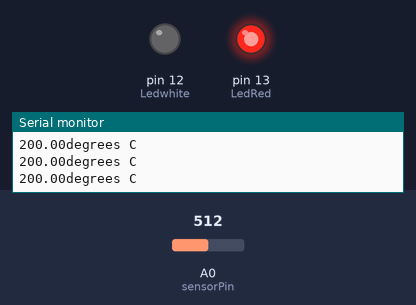
Recording of a sketch running on a simulated Arduino Uno, built with avr-gcc and run on an emulated ATmega328P. Parts: output pins drawn as LEDs (lit = HIGH), the last lines printed to the serial monitor. The inputs (shaded band) are chosen by the test bench; at power-on: A0 (sensorPin) = 512.

Above: at 1.3 s.
1.4 s: A0 (sensorPin) set to 180
2.9 s: A0 (sensorPin) set to 169
At 3.7 s:
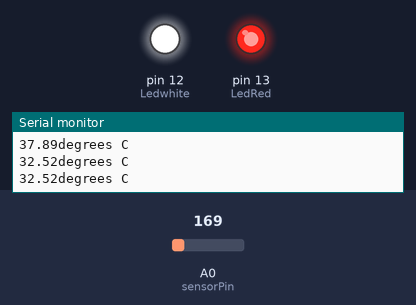
4.5 s: A0 (sensorPin) set to 122
At 5.7 s:
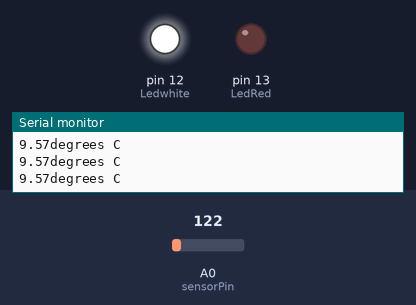
6.0 s: A0 (sensorPin) set to 306
At 7.1 s:
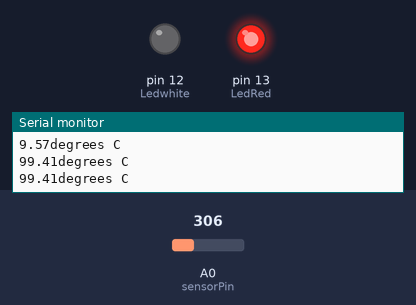
7.6 s: A0 (sensorPin) set to 0
At 8.2 s:
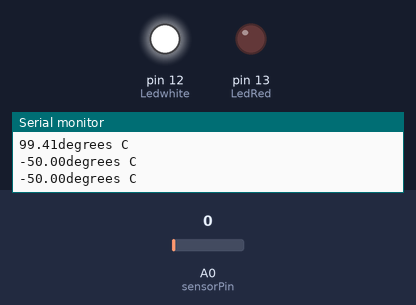
Timing chart, 0 to 10.1 s (numbered marks = the images above; inputs shaded):
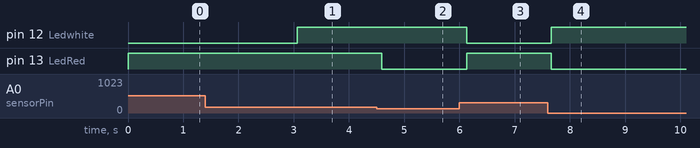

The sketch:

temperature-led-range.ino
```cpp
int sensorPin = 0;
int LedRed = 13;
int Ledwhite = 12;

float high = 33;
float mid = 29;

void setup()
{
pinMode(LedRed, OUTPUT);
pinMode(Ledwhite, OUTPUT);
Serial.begin(9600);

}

void loop() {
  // put your main code here, to run repeatedly:
int reading = analogRead(sensorPin);
float voltage = reading*5.0;
voltage/= 1024.0;

float temperatureC = (voltage-0.5)*100;
Serial.print(temperatureC);
Serial.println("degrees C");


if (temperatureC > high) {
  analogWrite(Ledwhite, 0);
  analogWrite(LedRed, 255);
  delay(10);
}

if (temperatureC > mid && temperatureC < high) {
  analogWrite(Ledwhite, 255);
  analogWrite(LedRed, 255);
  delay(10);
}

if (temperatureC < mid) {
  analogWrite(Ledwhite, 255);
  analogWrite(LedRed, 0);
  delay(10);
}

delay(500);
}
```

Measured:
- the behaviour switches between 170 and 169 on A0 (sensorPin) (found by bisection; images 0 and 1)
- after the input at 2.9 s, pin 12 (Ledwhite): LOW → HIGH after 0.17 s
- after the input at 4.5 s, pin 13 (LedRed): HIGH → LOW after 0.10 s
- after the input at 6.0 s, pin 12 (Ledwhite): HIGH → LOW after 0.13 s; pin 13 (LedRed): LOW → HIGH after 0.13 s
- after the input at 7.6 s, pin 12 (Ledwhite): LOW → HIGH after 0.06 s; pin 13 (LedRed): HIGH → LOW after 0.06 s
